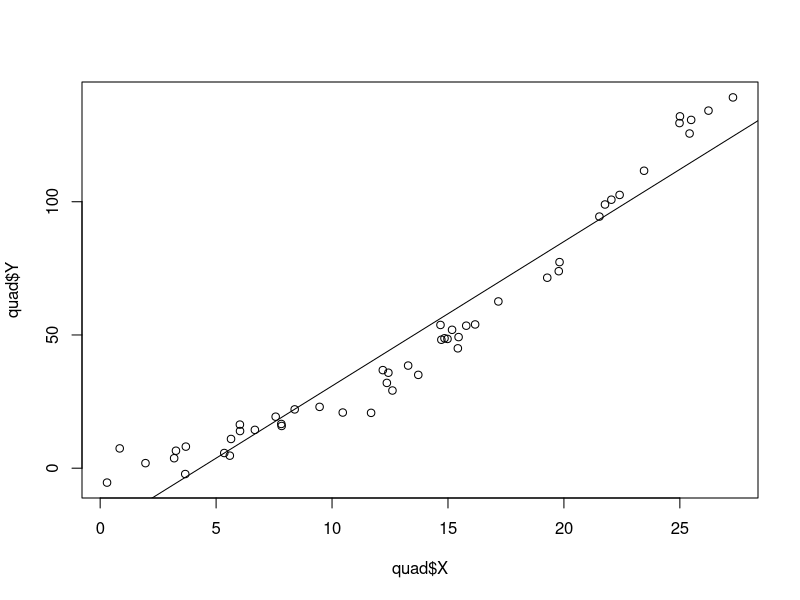
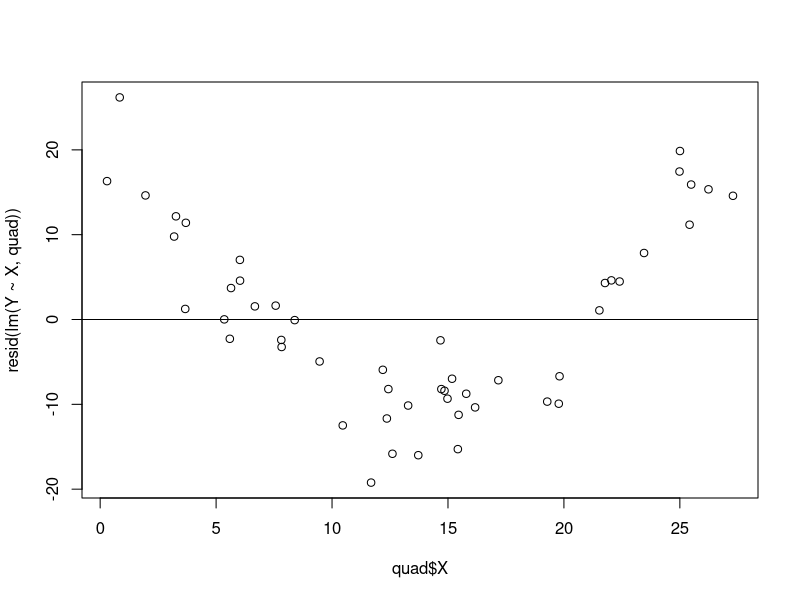
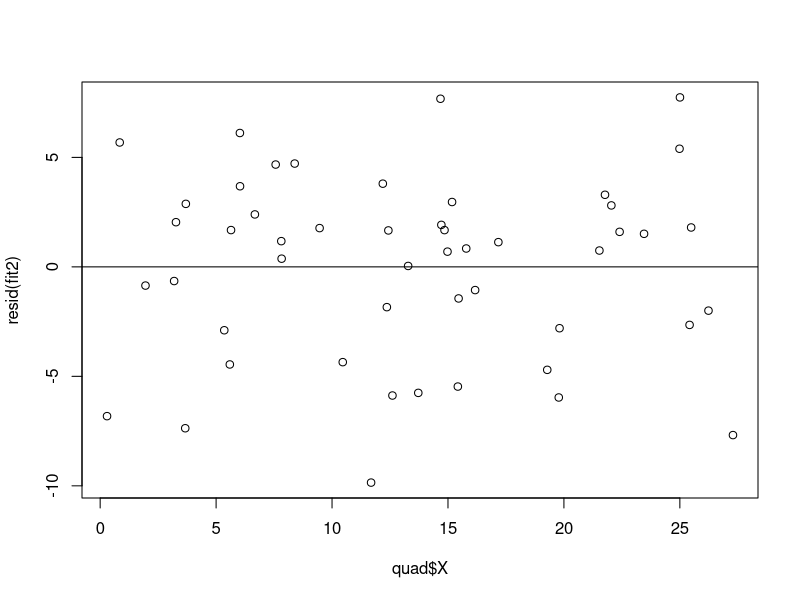
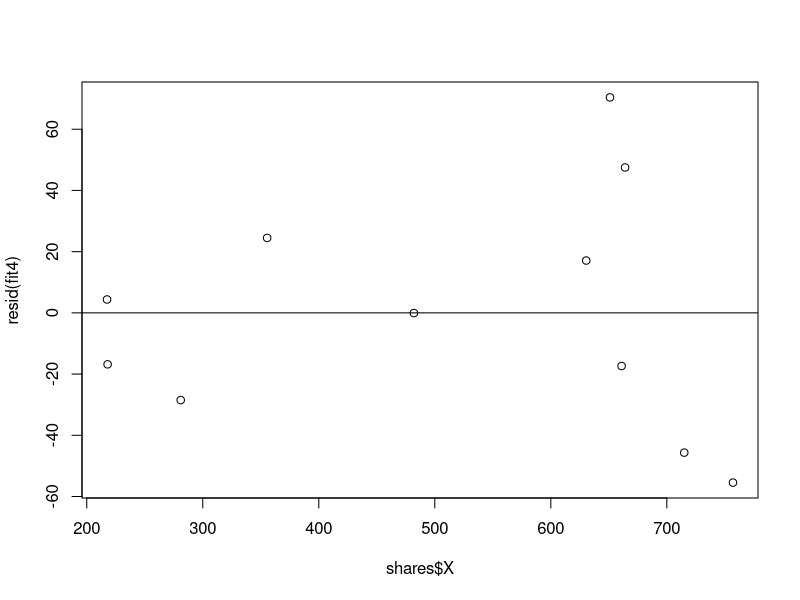
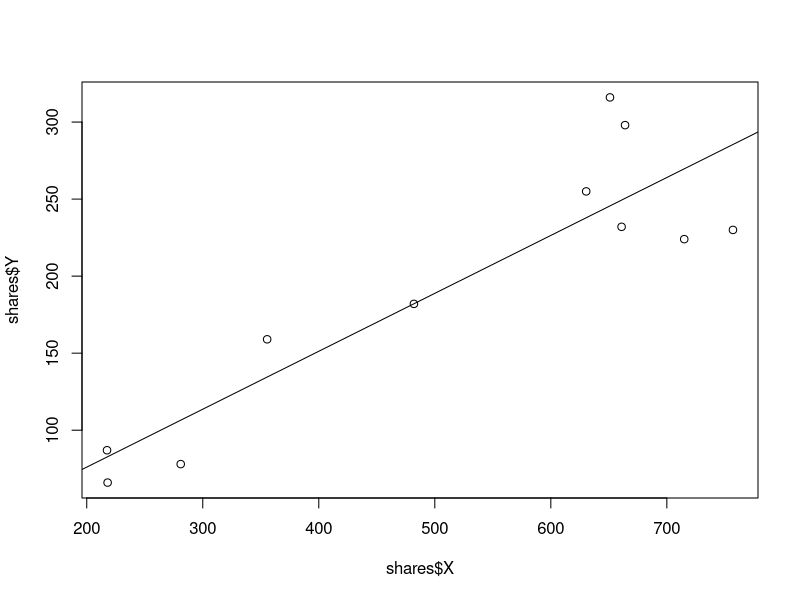

These figures' R source, in order:
## ---- chunk 1
knitr::opts_chunk$set(echo = TRUE)
library(haven)
library(tidyverse)
library(boot)
## ---- chunk 2
quad <- read_sav("Regression Modelling Data/quad.sav")
shares <- read_sav("Regression Modelling Data/shares.sav")
cars <- read_sav("Regression Modelling Data/cars.sav")
## ---- chunk 3
plot(quad$X, quad$Y)
abline(lm(Y ~ X,data = quad))
## ---- chunk 4
{plot(quad$X, resid(lm(Y~X,quad)))
abline(0,0)}
## ---- chunk 5
summary(lm(Y~X,quad))
## ---- chunk 6
quad$Xsq <- quad$X^2
## ---- chunk 7
fit2 <- lm(Y~X+Xsq,quad)
summary(fit2)
## ---- chunk 8
{plot(quad$X, resid(fit2))
abline(0,0)}
## ---- chunk 9
cars$gp000m <- 1000/cars$MPG
## ---- chunk 10
bs <- function(formula,data, indices) {
  #print(indices) # indices comes from the boot function, it points out which data points from cars to use
  d <- data[indices,]
  fit <- lm(formula, data = d)
  return(coef(fit))
}

results <- boot(data = cars, statistic =  bs, R=2000, formula = gp000m ~ HORSE + WEIGHT)
results

## ---- chunk 11
ci_var1 <- boot.ci(results, type = "perc", index = 1)
ci_var2 <- boot.ci(results, type = "perc", index = 2)
## ---- chunk 12
fit3 <- lm(formula = gp000m ~ HORSE + WEIGHT, data = cars)
summary(fit3)
## ---- chunk 13
results2 <- boot(data = cars, statistic =  bs, R=2000, formula = gp000m ~ HORSE + WEIGHT)
results2
## ---- chunk 14
results3 <- boot(data = cars, statistic =  bs, R=2000, formula = gp000m ~ HORSE + WEIGHT)
results3
## ---- chunk 15
results4 <- boot(data = cars, statistic =  bs, R=4000, formula = gp000m ~ HORSE + WEIGHT)
results4
## ---- chunk 16
fit4 <- lm(Y~X, data = shares)
summary(fit4)
## ---- chunk 17
{plot(shares$X, resid(fit4))
abline(0,0)}
## ---- chunk 18
plot(shares$X, shares$Y)
abline(fit4)
## ---- chunk 19
summary(fit4)
## ---- chunk 20
results5 <- boot(data = shares, statistic =  bs, R=5000, formula = Y~X)
results5

